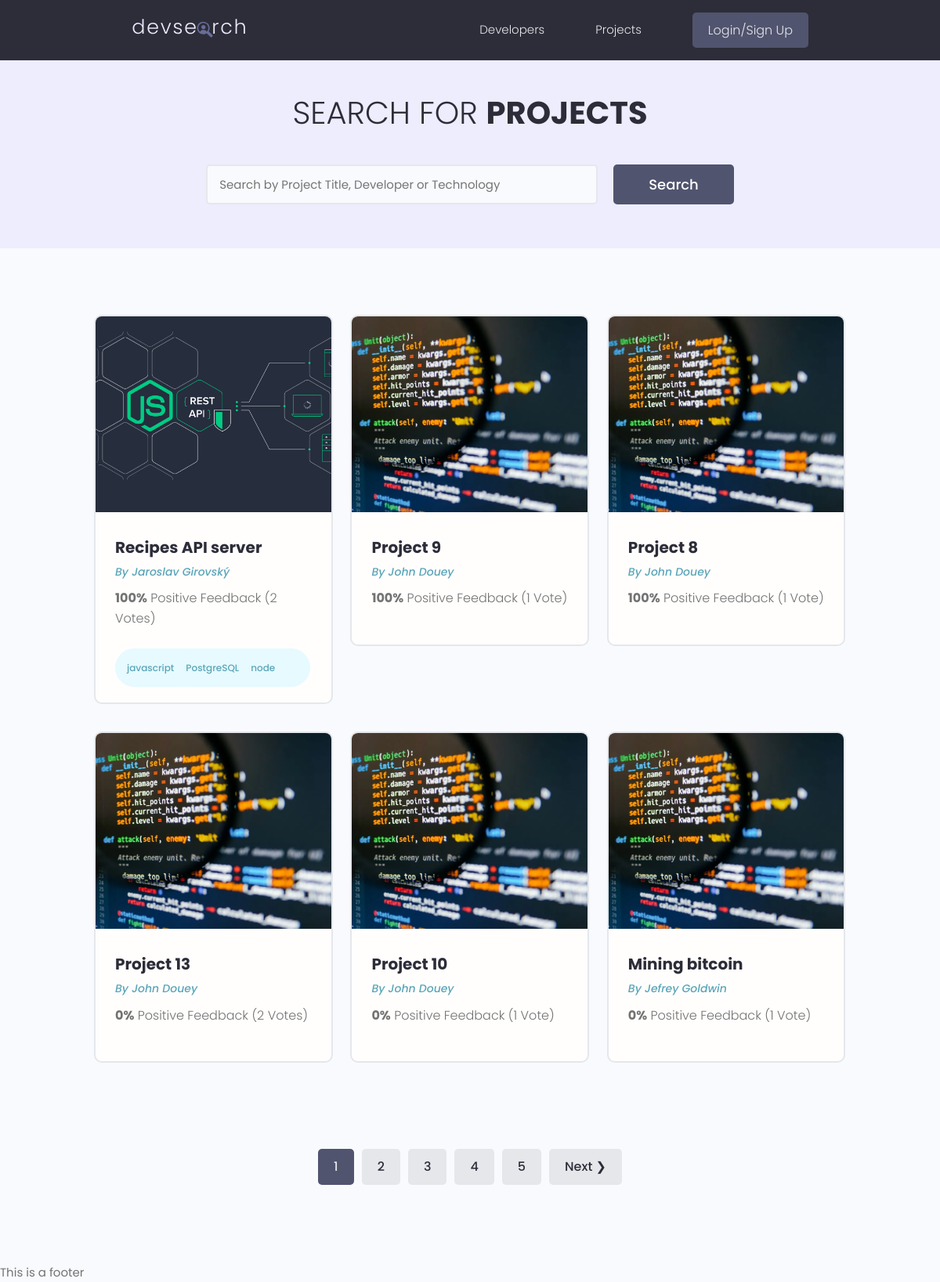
/projects/, run on the app's committed database.
### projects/models.py (models this page shows, shortened)
class Project(models.Model):
    owner = models.ForeignKey(Profile, null=True, blank=True, verbose_name="owner",
                              on_delete=models.CASCADE, related_name="projects")
    title = models.CharField(max_length=200)
    description = models.TextField(null=True, blank=True)
    featured_image = models.ImageField(
        upload_to="projects", null=True, blank=True, default="default.webp")
    demo_link = models.CharField(max_length=2000, null=True, blank=True)
    source_link = models.CharField(max_length=2000, null=True, blank=True)
    created_at = models.DateTimeField(auto_now_add=True)
    id = models.UUIDField(default=uuid.uuid4, unique=True,
                          primary_key=True, editable=False)
    tags = models.ManyToManyField('Tag', blank=True, related_name="tags")
    vote_total = models.IntegerField(default=0, null=True, blank=True)
    vote_ratio = models.IntegerField(default=0, null=True, blank=True)
    class Meta:
        ordering = ['-vote_ratio', '-vote_total', '-created_at']
    @property
    def imageURL(self):
        try:
            url = self.featured_image.url
        except:
            url = ""
        return url

class Tag(models.Model):
    name = models.CharField(max_length=200)
    created_at = models.DateTimeField(auto_now_add=True)
    id = models.UUIDField(default=uuid.uuid4, unique=True,
                          primary_key=True, editable=False)
    def __str__(self):
        return self.name

### users/models.py (models this page shows, shortened)
class Profile(models.Model):
    user = models.OneToOneField(User, on_delete=models.CASCADE, null=True, blank=True)
    username = models.CharField(max_length=200, blank=True, null=True)
    name = models.CharField(max_length=200, blank=True, null=True)
    location = models.CharField(max_length=200, blank=True, null=True)
    email = models.EmailField(max_length=500, blank=True, null=True)
    short_intro = models.CharField(max_length=200, blank=True, null=True)
    bio = models.TextField(blank=True, null=True)
    profile_image = models.ImageField(blank=True, null=True, upload_to="profiles/", default="user-default.png")
    social_github = models.CharField(max_length=200, blank=True, null=True)
    social_twitter = models.CharField(max_length=200, blank=True, null=True)
    social_linkedin = models.CharField(max_length=200, blank=True, null=True)
    social_youtube = models.CharField(max_length=200, blank=True, null=True)
    social_website = models.CharField(max_length=200, blank=True, null=True)
    created_at = models.DateTimeField(auto_now_add=True)
    id = models.UUIDField(default=uuid.uuid4, unique=True, primary_key=True, editable=False)

### projects/views.py (the view)
# urls.py: path('', views.index, name="projects"),
def index(request):
    projects, search_query = searchProjects(request)
    custom_range, projects = paginateProjects(request, projects, 6)
    context = {"results": projects,
               "search_query": search_query,
               "custom_range": custom_range}
    return render(request, 'projects/projects.html', context)

### projects/utils.py (called while the page is built)
def paginateProjects(request, queryset, results):
    page = request.GET.get('page')    # current page we are on
    paginator = Paginator(queryset, results)
    try:
        queryset = paginator.page(page)
    except PageNotAnInteger:
        page = 1
        queryset = paginator.page(page)
    except EmptyPage:
        page = paginator.num_pages
        queryset = paginator.page(page)
    leftIndex = (int(page) - 2)
    if leftIndex < 1:
        leftIndex = 1
    rightIndex = (int(page) + 2)
    if rightIndex < 5:
        rightIndex = 5
    if rightIndex > paginator.num_pages:
        rightIndex = paginator.num_pages
    custom_range = range(leftIndex, rightIndex+1)
    return custom_range, queryset

def searchProjects(request):
    search_query = ""
    if request.GET.get("search_query"):
        search_query = request.GET.get("search_query")
    projects = Project.objects.distinct().filter(
        Q(title__icontains=search_query) |
        Q(description__icontains=search_query) |
        Q(owner__name__icontains=search_query) |
        Q(tags__name__icontains=search_query))
    return projects, search_query

### projects/templates/projects/projects.html (shortened to what this page needs)
{% extends "base.html"%}
{% load static %}
{% block content %}
<main class="projects">
    <section class="hero-section text-center">
      <div class="container container--narrow">
        <div class="hero-section__box">
          <h2>Search for <span>Projects</span></h2>
        </div>
        <div class="hero-section__search">
          <form id='searchForm' class="form" action="{% url 'projects:projects' %}" method="get">
            <div class="form__field">
              <input class="input input--text" id="formInput#search" type="text" name="search_query"
                value="{{search_query}}" placeholder="Search by Project Title, Developer or Technology" />
            </div>
            <input class="btn btn--sub btn--lg" type="submit" value="Search" />
          </form>
        </div>
      </div>
    </section>
    <section class="projectsList">
      <div class="container">
        <div class="grid grid--three">
        {% for project in results %}
          <div class="column">
            <div class="card project">
              <a href="{% url "projects:project-detail" project.id %}" class="project">
                <img class="project__thumbnail" src="{{project.imageURL}}" alt="{{project.slug}} thumbnail" />
                <div class="card__body">
                  <h3 class="project__title">{{project.title}}</h3>
                  <p><a class="project__author" href="{% url 'users:profile-detail' project.owner.id %}"> By {{project.owner.name}}</a></p>
                  <p class="project--rating">
                    <span style="font-weight: bold;">{{project.vote_ratio}}%</span> Positive
                    Feedback ({{project.vote_total}} Vote{{project.vote_total|pluralize:"s"}})
                  </p>
                  <div class="project__tags">
                    {% for tag in project.tags.all %}
                    <span class="tag tag--pill tag--main">
                      <small>{{tag}}</small>
                    {% endfor %}
                  </div>
                </div>
              </a>
            </div>
          </div>
        {% endfor %}
        </div>
      </div>
    </section>
  {% include 'includes/pagination.html' %}
  </main>
  {% endblock %}

### static/styles/app.css (style rules this page uses)
:root { --color-sub: #2d2d39; }
.btn--sub { background-color: var(--color-sub-light); }
.card { border: 2px solid var(--color-light); }
img { width: 100%; }
.hero-section { height: 40vh; display: flex; align-items: center; background-color: var(--color-sub); }
.hero-section__box { margin-bottom: 4rem; }
.hero-section__box > h2, .hero-section__box > h2 > span { font-size: 4rem; color: var(--color-light); line-height: 1.3; text-transform: uppercase; }
.hero-section__box > h2 { font-weight: 300; }
.hero-section__box > h2 > span { font-weight: 700; }
.hero-section__search > .form { display: flex; align-items: center; justify-content: center; gap: 2rem; }
.hero-section__search > .form input.input--text { width: 50rem; }
.project__author { font-size: 1.4rem; font-style: italic; }
.project--rating { margin-bottom: 1.6em; margin-top: .5em; }
.projects > .hero-section { background: var(--color-sub-lighter); height: 30vh; }
.projects .hero-section__box { margin-bottom: 2.5rem; }
.projects .hero-section__box > h2 { color: var(--color-sub); }
.projects .hero-section__box > h2 > span { font-weight: 700; color: var(--color-sub); }
.projectsList { margin-top: 8rem; }
.project__thumbnail { height: 25rem; object-fit: cover; object-position: top center; }
.project__title { font-size: 2rem; font-weight: 700; color: var(--color-sub); }

### static/uikit/styles/modules/_variables.css (style rules this page uses)
:root { --color-main: #5aa5b9; --color-main-light: #e6faff; --color-sub: #3f4156; --color-sub-light: #51546e; --color-sub-lighter: #ededfd; --color-text: #737373; --color-gray: #8b8b8b; --color-light: #e5e7eb; --color-light-gray: #767676; --color-bg: #f8fafd; --color-white: #fffefd; --color-white-light: #f3f3f3; --color-success: #359e64; --color-success-bg: #def8e8; --color-error: #fc4b0b; --color-error-bg: #fff2ee; --font-base: 'Poppins', arial, helvetica, 'Segoe UI', roboto, ubuntu, sans-serif; --font-monospace: 'Fira Code', 'Courier New', courier, monospace; --font-regular: 300; --font-medium: 500; --font-bold: 700; --generic-shadow: 1px 1px 5px #00000010; --generic-transition: all 0.3s ease-in-out; }

### static/uikit/styles/modules/_base.css (style rules this page uses)
* { margin: 0; padding: 0; box-sizing: border-box; text-rendering: optimizeLegibility; color: inherit; font-size: inherit; }
html { font-size: 50%; }
@media only screen and (min-width: 480px) { html { font-size: 56.25%; } }
@media only screen and (min-width: 1200px) { html { font-size: 62.5%; } }
body { line-height: 1.6; font-weight: 400; font-size: 1.5rem; color: var(--color-text); background-color: var(--color-bg); min-height: 100vh; }

### static/uikit/styles/modules/_typography.css (style rules this page uses)
* { font-family: var(--font-base); }
h2 { font-size: 3.6rem; font-weight: var(--font-bold); }
h3 { font-size: 3.2rem; font-weight: var(--font-medium); }
p, span, strong { font-size: 1.6rem; color: var(--color-text); font-weight: var(--font-regular); }
a { padding-bottom: 2px; text-decoration: none; display: inline-block; color: var(--color-main); font-weight: var(--font-medium); }

### static/uikit/styles/modules/_utilities.css (style rules this page uses)
.container { width: 92%; max-width: 165rem; margin: 0 auto; box-sizing: border-box; }
.container--narrow { width: 92%; max-width: 120rem; }
@media screen and (min-width: 1000px) { .container { width: 90%; } }
@media screen and (min-width: 1000px) { .container--narrow { width: 85%; } }
@media screen and (min-width: 1200px) { .container { width: 80%; } }
@media screen and (min-width: 1200px) { .container--narrow { width: 72%; } }
.text-center { text-align: center; }

### static/uikit/styles/modules/_button.css (style rules this page uses)
.btn { display: inline-block; position: relative; cursor: pointer; background-color: var(--color-light); font-weight: var(--font-medium); color: var(--color-sub); text-decoration: none; padding: 1rem 2rem; border-radius: 0.5rem; border: none; width: -webkit-fit-content; width: -moz-fit-content; width: fit-content; height: -webkit-fit-content; height: -moz-fit-content; height: fit-content; font-size: 1.6rem; outline-width: 0; outline-color: transparent; -webkit-backface-visibility: hidden; backface-visibility: hidden; transition: all 0.3s ease-in-out; }
.btn--sub { background-color: var(--color-sub); color: var(--color-white); }
.btn--lg { font-size: 1.8rem; padding: 1.2rem 4.5rem; }

### static/uikit/styles/modules/_card.css (style rules this page uses)
.card { border-radius: 1rem; background-color: var(--color-white); border: 1.5px solid var(--color-light); width: auto; height: auto; margin-top: 0.5rem; margin-bottom: 0.5rem; overflow: hidden; }
.card__body, .card__header { padding: 2rem 2.5rem; }

### data on the page
Project: imageURL (picture), title "Recipes API server", owner.name "Jaroslav Girovský", vote_ratio "100", vote_total "2"
Tag: name "javascript"
Tag: name "PostgreSQL"
Tag: name "node"
Project: imageURL (placeholder picture), title "Project 9", owner.name "John Douey", vote_ratio "100", vote_total "1"
Project: imageURL (placeholder picture), title "Project 8", owner.name "John Douey", vote_ratio "100", vote_total "1"
Project: imageURL (placeholder picture), title "Project 13", owner.name "John Douey", vote_ratio "0", vote_total "2"
Project: imageURL (placeholder picture), title "Project 10", owner.name "John Douey", vote_ratio "0", vote_total "1"
Project: imageURL (placeholder picture), title "Mining bitcoin", owner.name "Jefrey Goldwin", vote_ratio "0", vote_total "1"

### other printed values
{{ page }} "1"
{{ page }} "2" "3" "4" "5"
